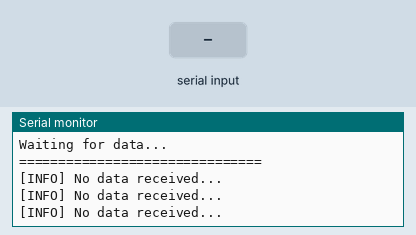
Bench run of a sketch on a simulated ESP32. On the bench: the last lines printed to the serial monitor. Inputs (shaded band) come from the test bench.

Above: at 2.8 s.
2.9 s: "1\n" received over the second serial link
At 3.8 s:
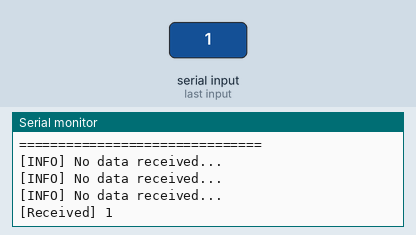
4.5 s: "0\n" received over the second serial link
At 5.8 s:
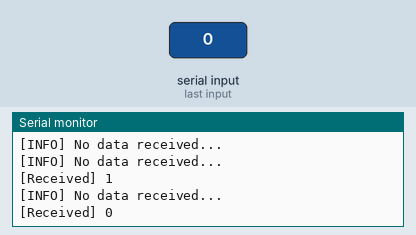
6.0 s: "2\n" received over the second serial link
At 6.6 s:
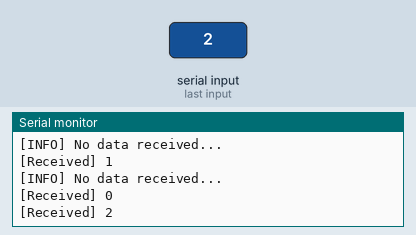

Measured:
- after the input at 2.9 s, the serial monitor: prints a new line after 0.11 s (image 1)
- after the input at 4.5 s, the serial monitor: prints a new line after 0.51 s (image 2)
- after the input at 6.0 s, the serial monitor: prints a new line at once (image 3)

The sketch:

esp32-ld1115h-basic-serial-readout.ino
```cpp
// ========================================================
// ESP32 LD1115H UART Debugging Script
// Purpose: Reads and prints raw data from the LD1115H sensor
// to the Serial Monitor for troubleshooting.
// ========================================================

// === CONFIGURABLE PARAMETERS ===
#define RX_PIN 4         // ESP32 RX pin (connect to sensor TX)
#define TX_PIN 5         // ESP32 TX pin (connect to sensor RX)

const long SERIAL_BAUD_RATE = 115200;  // Baud rate for Serial Monitor
const long SENSOR_BAUD_RATE = 115200;  // Baud rate for LD1115H sensor

const int READ_INTERVAL_MS = 1000;  // Time in milliseconds between sensor reads

// === HARDWARE SERIAL INSTANCE ===
HardwareSerial LD1115H_Serial(2);  // Use UART2 on ESP32

void setup() {
  // Initialize Serial Monitor
  Serial.begin(SERIAL_BAUD_RATE);
  while (!Serial);  // Wait for Serial to be ready (optional for some boards)

  // Initialize UART2 for LD1115H sensor communication
  LD1115H_Serial.begin(SENSOR_BAUD_RATE, SERIAL_8N1, RX_PIN, TX_PIN);

  // Print startup message
  Serial.println("\n===============================");
  Serial.println("LD1115H Sensor Debugging");
  Serial.print("Listening on RX: "); Serial.print(RX_PIN);
  Serial.print(", TX: "); Serial.println(TX_PIN);
  Serial.print("Baud Rate: "); Serial.println(SENSOR_BAUD_RATE);
  Serial.println("Waiting for data...");
  Serial.println("===============================");
}

void loop() {
  // Check if data is available from the sensor
  if (LD1115H_Serial.available()) {
    String rawData = LD1115H_Serial.readStringUntil('\n');  // Read sensor data until newline
    rawData.trim();  // Remove leading/trailing spaces and newlines

    // Print received data to Serial Monitor
    Serial.print("[Received] ");
    Serial.println(rawData);
  } else {
    Serial.println("[INFO] No data received...");
  }

  delay(READ_INTERVAL_MS);  // Wait before the next read
}
```
